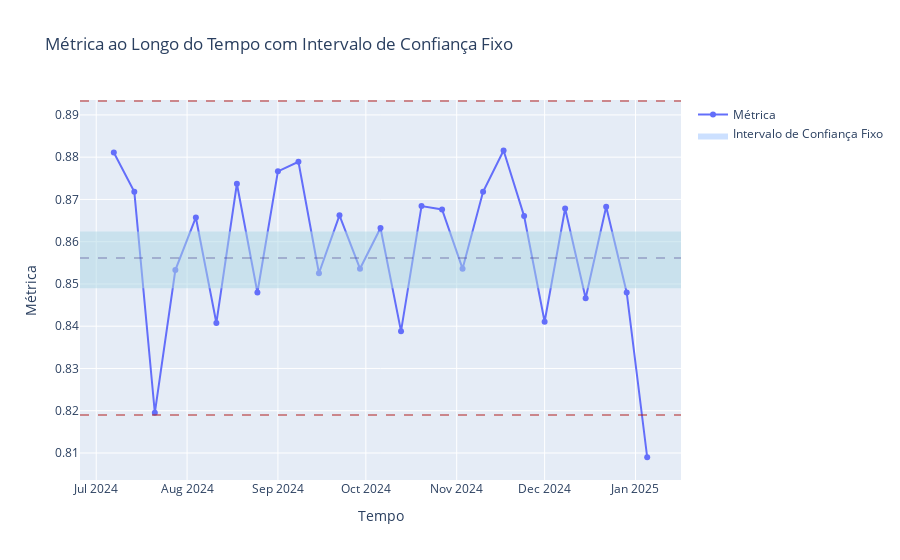

Write notebook code for a chart like this one.
### Code cell
result_test = calculate_metric_by_period(df_test, 'W', 'target', 'prediction', f1_score)
plot_performance_by_time(reference_metrics, result_test)

### Figure 1 — Plotly figure (JSON) as saved in the notebook; plotly's stock layout.template omitted (floating-point values rounded to 4 significant figures)
{"data": [{"mode": "lines+markers", "name": "Métrica", "type": "scatter", "x": ["2024-07-07T00:00:00", "2024-07-14T00:00:00", "2024-07-21T00:00:00", "2024-07-28T00:00:00", "2024-08-04T00:00:00", "2024-08-11T00:00:00", "2024-08-18T00:00:00", "2024-08-25T00:00:00", "2024-09-01T00:00:00", "2024-09-08T00:00:00", "2024-09-15T00:00:00", "2024-09-22T00:00:00", "2024-09-29T00:00:00", "2024-10-06T00:00:00", "2024-10-13T00:00:00", "2024-10-20T00:00:00", "2024-10-27T00:00:00", "2024-11-03T00:00:00", "2024-11-10T00:00:00", "2024-11-17T00:00:00", "2024-11-24T00:00:00", "2024-12-01T00:00:00", "2024-12-08T00:00:00", "2024-12-15T00:00:00", "2024-12-22T00:00:00", "2024-12-29T00:00:00", "2025-01-05T00:00:00"], "y": [0.8811, 0.8718, 0.8195, 0.8533, 0.8657, 0.8408, 0.8737, 0.848, 0.8767, 0.8789, 0.8525, 0.8662, 0.8536, 0.8632, 0.8388, 0.8684, 0.8676, 0.8536, 0.8718, 0.8816, 0.8661, 0.841, 0.8679, 0.8466, 0.8683, 0.848, 0.809]}, {"fill": "toself", "fillcolor": "rgba(0, 100, 255, 0.2)", "line": {"color": "rgba(255,255,255,0)"}, "name": "Intervalo de Confiança Fixo", "type": "scatter", "x": ["2024-07-07T00:00:00", "2024-07-14T00:00:00", "2024-07-21T00:00:00", "2024-07-28T00:00:00", "2024-08-04T00:00:00", "2024-08-11T00:00:00", "2024-08-18T00:00:00", "2024-08-25T00:00:00", "2024-09-01T00:00:00", "2024-09-08T00:00:00", "2024-09-15T00:00:00", "2024-09-22T00:00:00", "2024-09-29T00:00:00", "2024-10-06T00:00:00", "2024-10-13T00:00:00", "2024-10-20T00:00:00", "2024-10-27T00:00:00", "2024-11-03T00:00:00", "2024-11-10T00:00:00", "2024-11-17T00:00:00", "2024-11-24T00:00:00", "2024-12-01T00:00:00", "2024-12-08T00:00:00", "2024-12-15T00:00:00", "2024-12-22T00:00:00", "2024-12-29T00:00:00", "2025-01-05T00:00:00"], "y": [0.849, 0.8624]}], "layout": {"shapes": [{"fillcolor": "lightblue", "line": {"width": 0}, "opacity": 0.5, "type": "rect", "x0": 0, "x1": 1, "xref": "x domain", "y0": 0.849, "y1": 0.8624, "yref": "y"}, {"line": {"color": "firebrick", "dash": "dash"}, "opacity": 0.5, "type": "line", "x0": 0, "x1": 1, "xref": "x domain", "y0": 0.8933, "y1": 0.8933, "yref": "y"}, {"line": {"color": "firebrick", "dash": "dash"}, "opacity": 0.5, "type": "line", "x0": 0, "x1": 1, "xref": "x domain", "y0": 0.819, "y1": 0.819, "yref": "y"}, {"line": {"color": "darkslateblue", "dash": "dash"}, "opacity": 0.3, "type": "line", "x0": 0, "x1": 1, "xref": "x domain", "y0": 0.8561, "y1": 0.8561, "yref": "y"}], "showlegend": true, "title": {"text": "Métrica ao Longo do Tempo com Intervalo de Confiança Fixo"}, "xaxis": {"title": {"text": "Tempo"}}, "yaxis": {"title": {"text": "Métrica"}}}}
